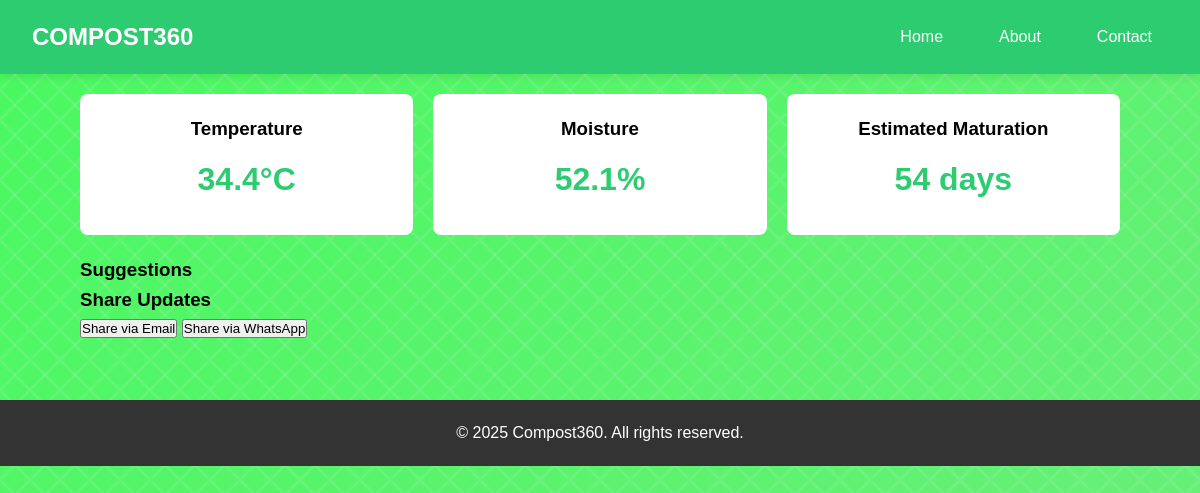
Page /dashboard on the earlier database version.
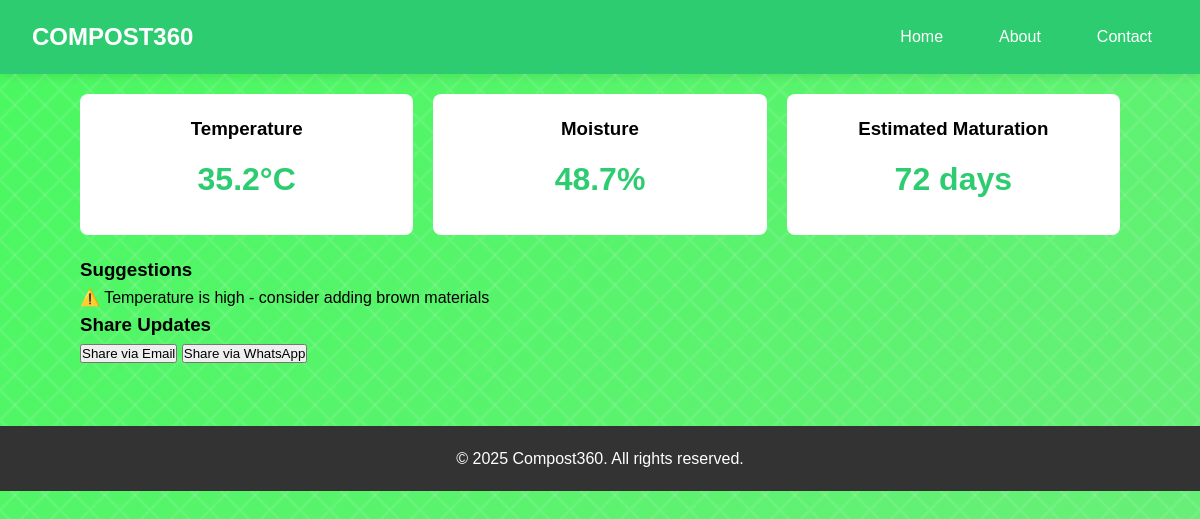
Same page on the later database version.
### models.py (models this page shows)
class CompostEntry(db.Model):
    id = db.Column(db.Integer, primary_key=True)
    user_id = db.Column(db.Integer, db.ForeignKey('user.id'), nullable=False)
    waste_type = db.Column(db.String(50), nullable=False)
    quantity = db.Column(db.Float, nullable=False)
    date_added = db.Column(db.DateTime, default=datetime.utcnow)
    temperature = db.Column(db.Float)
    moisture = db.Column(db.Float)
    maturation_estimate = db.Column(db.Integer)  # Days until maturation

### app.py (the view)
    @app.route('/dashboard')
    def dashboard():
        entry = CompostEntry.query.order_by(CompostEntry.date_added.desc()).first()
        return render_template('dashboard.html', entry=entry)

### templates/dashboard.html (shortened to what this page needs)
{% extends "base.html" %}
{% block content %}
<div class="dashboard-container">
    <div class="metrics-grid">
        <div class="metric-card temperature">
            <h3>Temperature</h3>
            <div class="metric-value" id="temperature">{{ "%.1f"|format(entry.temperature) }}°C</div>
        </div>
        <div class="metric-card moisture">
            <h3>Moisture</h3>
            <div class="metric-value" id="moisture">{{ "%.1f"|format(entry.moisture) }}%</div>
        </div>
        <div class="metric-card maturation">
            <h3>Estimated Maturation</h3>
            <div class="metric-value">{{ entry.maturation_estimate }} days</div>
        </div>
    </div>
    <div class="suggestions-panel">
        <h3>Suggestions</h3>
        <div id="suggestions-content">
            {% if entry.temperature > 35 %}
                <p>⚠️ Temperature is high - consider adding brown materials</p>
            {% elif entry.temperature < 25 %}
                <p>⚠️ Temperature is low - add green materials or turn the pile</p>
            {% endif %}
        </div>
    </div>
    <div class="share-panel">
        <h3>Share Updates</h3>
        <button onclick="shareViaEmail()" class="share-btn email">Share via Email</button>
        <button onclick="shareViaWhatsApp()" class="share-btn whatsapp">Share via WhatsApp</button>
    </div>
</div>
{% endblock %}

### templates/base.html (shortened to what this page needs)
<!DOCTYPE html>
<html lang="en">
<head>
    <link rel="stylesheet" href="{{ url_for('static', filename='css/main.css') }}">
    <link rel="stylesheet" href="{{ url_for('static', filename='css/animations.css') }}">
</head>
<body>
    <nav class="navbar">
        <div class="logo">Compost360</div>
        <div class="nav-links">
            <a href="{{ url_for('index') }}">Home</a>
            <a href="{{ url_for('about') }}">About</a>
            <a href="{{ url_for('contact') }}">Contact</a>
        </div>
    </nav>
    <main class="container">
        {% block content %}{% endblock %}
    </main>
    <footer>
        <p>&copy; 2025 Compost360. All rights reserved.</p>
    </footer>
</body>
</html>

### static/css/main.css (style rules this page uses)
* { margin: 0; padding: 0; box-sizing: border-box; }
body { margin: 0; min-height: 100vh; background: linear-gradient(135deg, #49f860 0%, #d5cece 100%); background-size: 400% 400%; position: relative; overflow-x: hidden; animation: gradientAnimation 15s ease infinite; font-family: 'Arial', sans-serif; line-height: 1.6; }
body::before { content: ''; position: absolute; top: 0; left: 0; right: 0; bottom: 0; background-image: linear-gradient(45deg, transparent 45%, rgba(255,255,255,0.1) 49%, rgba(255,255,255,0.1) 51%, transparent 55%), linear-gradient(-45deg, transparent 45%, rgba(255,255,255,0.1) 49%, rgba(255,255,255,0.1) 51%, transparent 55%); background-size: 30px 30px; animation: patternMove 3s linear infinite; pointer-events: none; z-index: 0; }
.navbar { background-color: #2ecc71; padding: 1rem 2rem; display: flex; justify-content: space-between; align-items: center; position: relative; z-index: 1000; box-shadow: 0 2px 10px rgba(0, 0, 0, 0.1); }
.logo { color: white; font-size: 1.5rem; font-weight: bold; text-transform: uppercase; text-decoration: none; transition: all 0.3s ease; }
.nav-links { display: flex; gap: 1.5rem; align-items: center; }
.nav-links a { text-decoration: none; color: white; font-size: 1rem; padding: 0.5rem 1rem; border-radius: 4px; transition: all 0.3s ease; }
.container { width: 90%; max-width: 1200px; margin: 0 auto; padding: 20px; position: relative; z-index: 1; }
.metrics-grid { display: grid; grid-template-columns: repeat(auto-fit, minmax(250px, 1fr)); gap: 20px; margin-bottom: 30px; }
.metric-card { background: white; padding: 20px; border-radius: 12px; text-align: center; transition: all 0.3s ease; }
.metric-value { font-size: 2.5rem; font-weight: bold; color: #2ecc71; margin: 10px 0; }
footer { text-align: center; padding: 30px 20px; background: #333; color: white; margin-top: 40px; position: relative; z-index: 1; }

### static/css/animations.css (style rules this page uses)
* { margin: 0; padding: 0; box-sizing: border-box; }
.container { width: 90%; max-width: 1500px; margin: 0 auto; padding: 20px; }
.metrics-grid { display: grid; grid-template-columns: repeat(auto-fit, minmax(250px, 1fr)); gap: 20px; margin-bottom: 20px; }
.metric-card { background: white; padding: 20px; border-radius: 8px; text-align: center; }
.metric-value { font-size: 2rem; font-weight: bold; color: #2ecc71; }
footer { text-align: center; padding: 20px; background: #333; color: white; margin-top: 40px; }

Differences in the rows shown:
no longer on this page (row unchanged): CompostEntry: temperature "34.4", moisture "52.1", maturation_estimate "54"
added CompostEntry: temperature "35.2", moisture "48.7", maturation_estimate "72"
Other differences:
text now shown: "⚠️ Temperature is high - consider adding brown materials"
